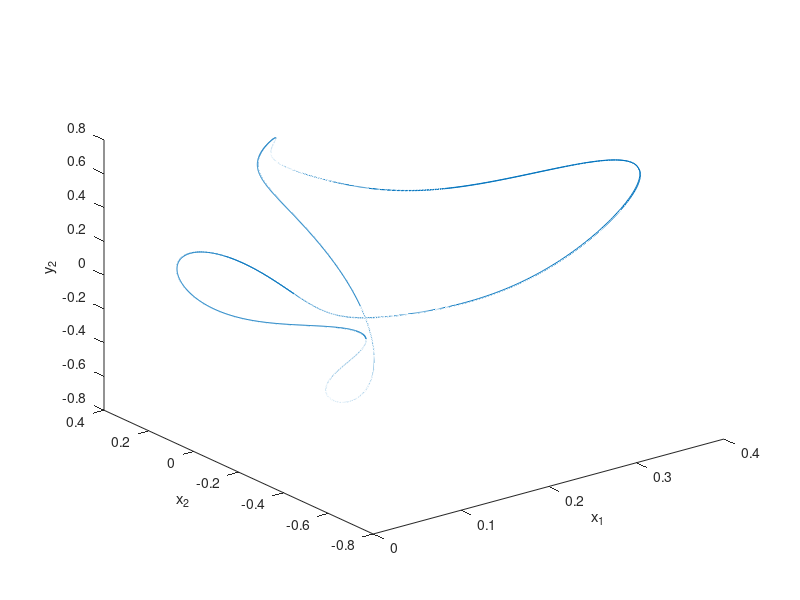

Reproduce this figure in MATLAB.
%Adaptation of kursiv.m from Kassam ^ Trefethen (2005)

%Spatial grid:
d = 22;
N = 32;
%Initial condition:
%u = cos(4*pi*x/d).*(1+sin(4*pi*x/d));

rpo = [1.081769255879405645e-01 0.000000000000000000e+00  -1.130645021532460798e-01 ...  
	2.735234400271993951e-02  -2.300369007695817619e-02  2.743365567776075153e-02 ...
	4.242109469805525057e-01  -3.221375201839944691e-02  3.517350195620121411e-01 ...
	4.196323928512094570e-01  7.405822221667555938e-02  -4.911698645198029345e-01 ...
	-2.619084037151255262e-01  8.869647954573157966e-03  2.667068425090810685e-02 ...
	-1.245857190912121742e-01  1.848625450932936676e-01  -1.886910780372257068e-01 ...
	-4.364329592632312099e-02  -8.603322827952401136e-03  -4.893648586116418342e-02 ...
	-4.227361593906937137e-02  -5.743046880645331920e-02  6.141174799787345318e-02 ...
	3.556320072237982056e-03  -2.647610106987533310e-02  -3.295731184608969265e-03 ... 
	-1.760410218329051119e-02  -1.449156681256755577e-02  1.551927466950007474e-02]';
    
rpo = [3.70955584e-01   1.59178104e-16  -5.35414753e-01   6.72233738e-01 ...
  -1.60102241e-01   2.77492997e-01   2.26119482e-01   9.20202541e-02 ...
   1.01234154e-01  -7.61348435e-02   2.86999279e-03  -5.71633872e-02 ...
  -2.19911067e-02  -8.45432215e-03  -9.70953085e-03   5.74786687e-03 ...
   4.19544211e-04   4.07227658e-03   1.61695688e-03   7.51275352e-04 ...
   5.51797781e-04  -3.99001588e-04  -2.26058837e-05  -2.53441206e-04 ...
  -9.51845395e-05  -3.49971067e-05  -2.92711613e-05   2.18049965e-05 ...
   5.41318900e-07   1.12892181e-05]';


%v = zeros(32,1);
%v(2:16) = rpo(1:2:29) + 1i*rpo(2:2:30);
%v(32:-1:18) = rpo(1:2:29) - 1i*rpo(2:2:30);
%v(17)=0;

x0 = rpo;
v = [0; x0(1:2:end-1)+1i*x0(2:2:end); 0; x0(end-1:-2:1)-1i*x0(end:-2:2)];
u=real(ifft(v));

%Template:
slicep = zeros(N,1);
slicep(2) = 1;
slicep(N) = 1;

%ETDRK4 scalars:
h0 = 0.1;                        % time step
k = (2.*pi./d).*[0:N/2-1 0 -N/2+1:-1]';  % wave numbers
T = 1i * [0:N/2-1 0 -N/2+1:-1]'; %U(1) generator
%Linear term:  
Lold = k.^2 - k.^4;
%L = Lold + T;           
%L = Lold;
L = Lold;

E0 = exp(h0*L); E20 = exp(h0*L/2);
M = 16;                         % no. of points for complex means
r = exp(1i*pi*((1:M)-.5)/M);    % roots of unity
LR0 = h0*L(:,ones(M,1)) + r(ones(N,1), :);
Q0  = h0*real(mean(           (exp(LR0/2) - 1)./LR0                 ,2));
f10 = h0*real(mean(   (-4-LR0+exp(LR0).*(4-3*LR0+LR0.^2))./LR0.^3   ,2));
f20 = h0*real(mean(       (2+LR0+exp(LR0).*(-2+LR0))./LR0.^3        ,2));
f30 = h0*real(mean(   (-4-3*LR0-LR0.^2+exp(LR0).*(4-LR0))./LR0.^3   ,2));

%Time-stepping loop:
uu = u; tt = 0; vv = v;
tmax = 2*32.80617425;

%Nonlinear term:
g = 0.5i*k*N;
Nold = @(x) g.*fft(real(ifft(x)).^2); fft(real(ifft(v)).^2);

vold = @(x) Lold.*x + Nold(x);

%Reduced velocity:
tp = T.*slicep;
vhat = @(x) vold(x) - ((vold(x)'*tp)/((T.*x)'*tp)) * (T.*x);

%N = @(x) Nold(x) + (real(x(2))-1)*vold(x) - (imag(vold(x)(2)) + 1)*(T.*x);
%N = @(x) Nold(x) + (real(x(2))-1)*vold(x) - imag(vold(x)(2))*(T.*x);
N = @(x) Nold(x) - (imag(vold(x)(2))/real(x(2)))*(T.*x);

vnew = @(x) L.*x + N(x);

t = 0;

while t < tmax
    
    if abs(real(v(2))) < 1

        h = h0*abs(real(v(2)));
        
        E = exp(h*L); E2 = exp(h*L/2);
        
        LR = (h/h0)*LR0;
        Q  = h*real(mean(           (exp(LR/2) - 1)./LR              ,2));
        f1 = h*real(mean(   (-4-LR+exp(LR).*(4-3*LR+LR.^2))./LR.^3   ,2));
        f2 = h*real(mean(       (2+LR+exp(LR).*(-2+LR))./LR.^3       ,2));
        f3 = h*real(mean(   (-4-3*LR-LR.^2+exp(LR).*(4-LR))./LR.^3   ,2));
        
    else
        
        h = h0;
        E = E0; E2 = E20;

        LR = LR0;
        Q  = Q0;
        f1 = f10;
        f2 = f20;
        f3 = f30;
    
    end

    t = t+h;

    Nv = N(v);
    a = E2.*v + Q.*Nv;
    Na = N(a);
    b = E2.*v + Q.*Na;
    Nb = N(b);
    c = E2.*a + Q.*(2*Nb-Nv);
    Nc = N(c);
    v = E.*v + Nv.*f1 + 2*(Na+Nb).*f2 + Nc.*f3;
    %if mod(n,nplt)==0
        u=real(ifft(v));
        uu = [uu, u]; tt = [tt, t]; vv = [vv, v];
    %end
end

figure(1)
plot3(real(vv(2,:)), real(vv(3,:)), imag(vv(3,:)))
xlabel('x_1')
ylabel('x_2')
zlabel('y_2')

#save('data/sspsolution.dat', 'ta')
box off

print -dpng ksslice_tscaled.png
